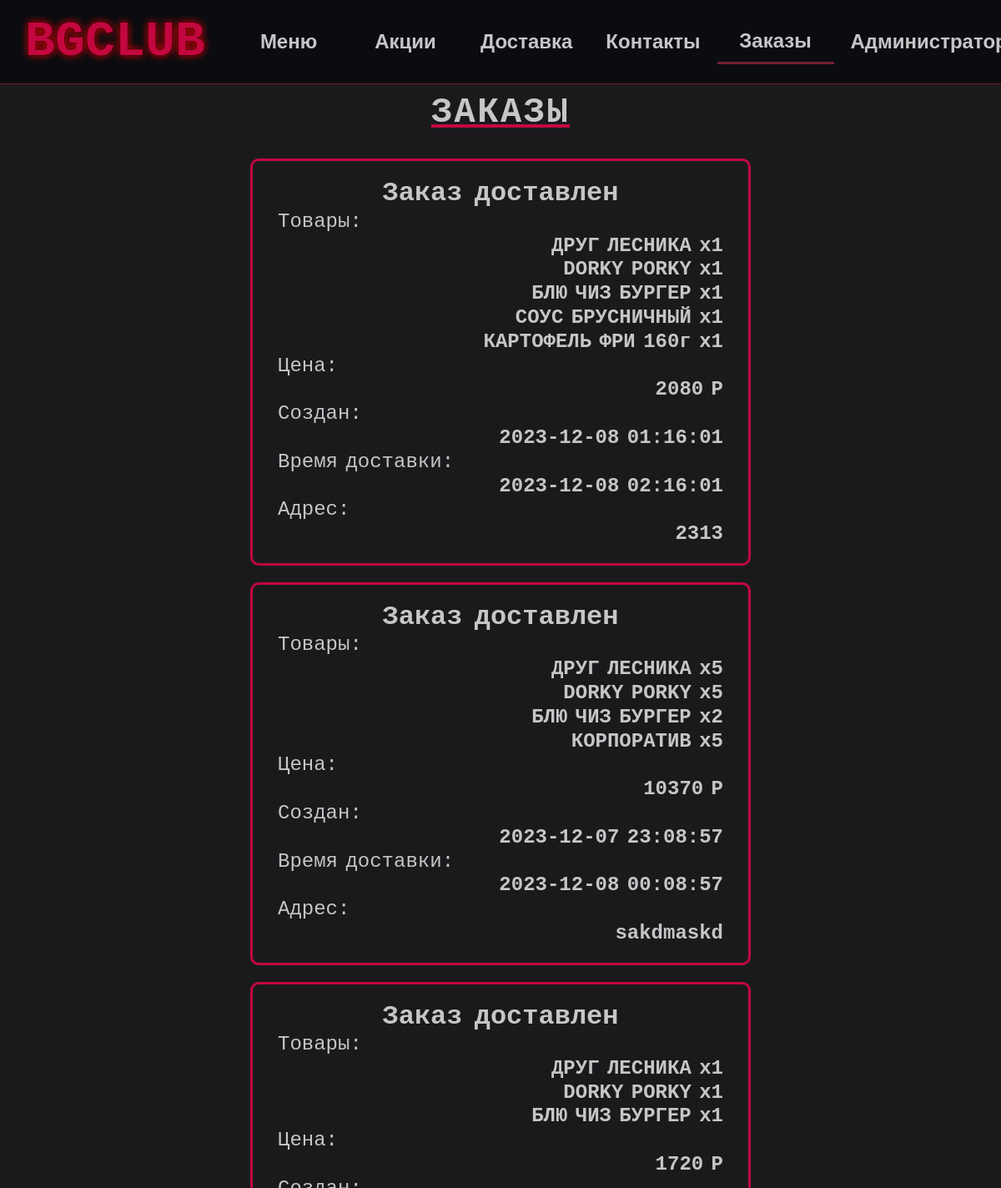
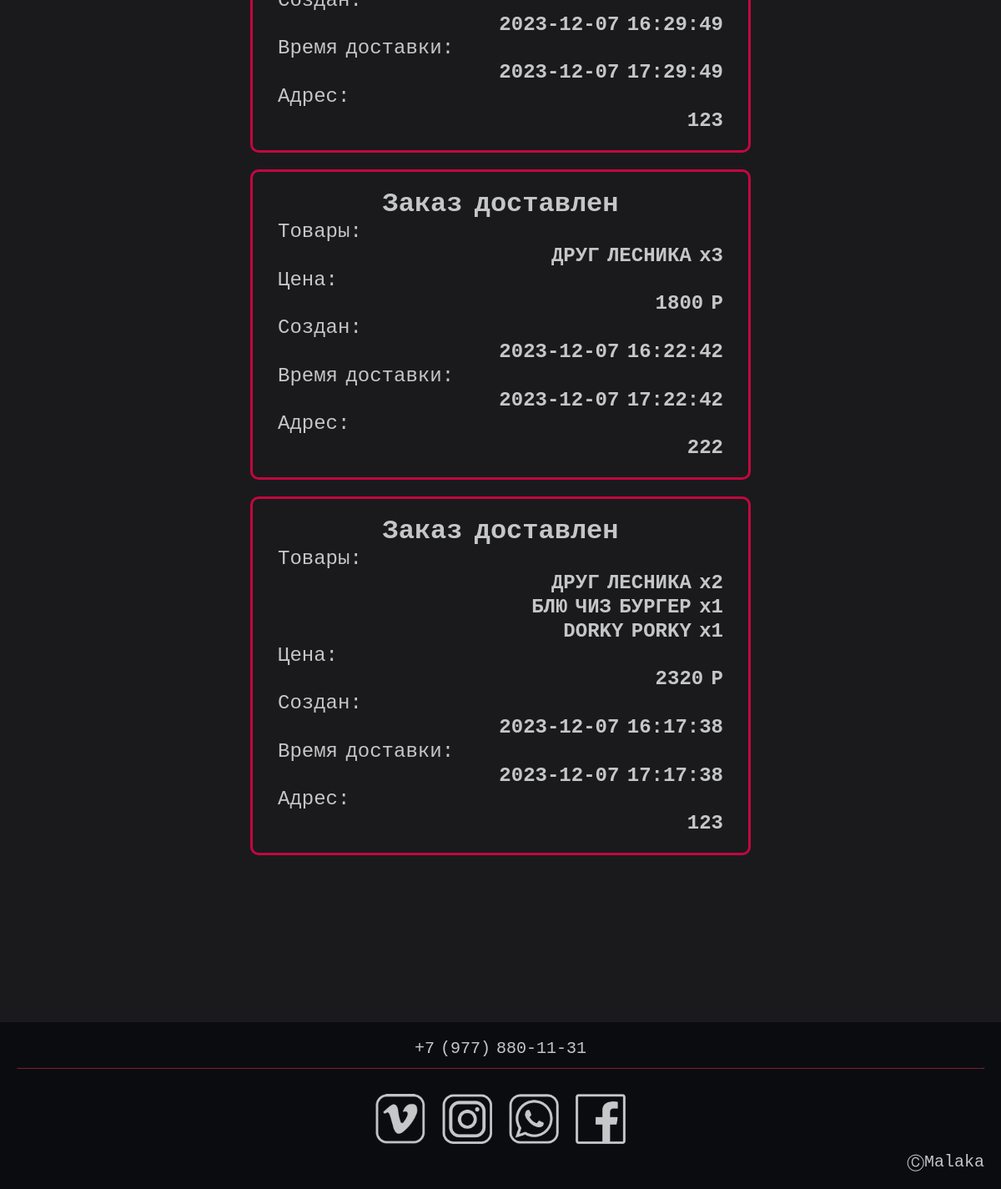
Screenshot of /orders.php (signed in) with the database file from the repository (2 pictures, top to bottom).
### tables this page shows
CREATE TABLE `orders` (
  `order_id` int(11) NOT NULL,
  `user_id` int(11) DEFAULT NULL,
  `order_creation_date` datetime DEFAULT NULL,
  `order_arrival_date` datetime DEFAULT NULL,
  `price` int(11) DEFAULT NULL,
  `addres` text
);

CREATE TABLE `items` (
  `item_id` int(6) NOT NULL,
  `title` text NOT NULL,
  `description` text NOT NULL,
  `price` int(255) NOT NULL,
  `category` int(255) NOT NULL,
  `sale` tinyint(1) NOT NULL,
  `img` text NOT NULL
);

### orders.php (the view, shortened to what this page needs)
<?php
    include("database_conn.php");
    $querry = "SELECT * FROM orders WHERE user_id = {$_SESSION['user']['user_id']} ORDER BY order_creation_date DESC LIMIT 10";
    $orders_query = mysqli_query($link,$querry);
    $output_order = [];
    while ($order = mysqli_fetch_array($orders_query)){
        $output_order[$order['order_id']]['price'] = $order['price'];
        $output_order[$order['order_id']]['addres'] = $order['addres'];
        $output_order[$order['order_id']]['order_creation_date'] = $order['order_creation_date'];
        $output_order[$order['order_id']]['order_arrival_date'] = $order['order_arrival_date'];
        $querry = "SELECT item_id, amount FROM order_items WHERE order_id = {$order['order_id']}";
        $item_ids_query = mysqli_query($link,$querry);
        while ($item_order = mysqli_fetch_array($item_ids_query)){
            $querry = "SELECT item_id,title FROM items WHERE item_id = {$item_order['item_id']}";
            $items_query = mysqli_query($link,$querry);
            $item = mysqli_fetch_array($items_query);
            $output_order[$order['order_id']]['items'][$item['item_id']]['title']= $item['title'];
            $output_order[$order['order_id']]['items'][$item['item_id']]['amount']= $item_order['amount'];
        }
    }
?>
<!DOCTYPE html>
<html>
<head>
    <link rel='stylesheet' type='text/css' media='screen' href='css/reset.css'>
    <link rel='stylesheet' type='text/css' media='screen' href='css/main.css'>
    <link rel='stylesheet' type='text/css' media='screen' href='css/header_footer.css'>
</head>
<body>
    <?php
        include("header.php");
    ?>
    <main id="orders-page">
        <div class='orders-container'>
            <h1>ЗАКАЗЫ</h1>
            <?php
                foreach ($output_order as $order_id => $info) {
                    $date_arrival = strtotime($info["order_arrival_date"]);
                    $now = date_timestamp_get(new DateTime('now'));
                    $interval = $date_arrival - $now;
                    if ($interval >0) {
                        $min = intdiv($interval, 60);
                        $main_text = "Ваш заказ прибудет через {$min} мин.";
                    }
                    else{
                        $main_text = "Заказ доставлен";
                    }
                    echo "<div class='order-container'>
                          <span class='order-main'>{$main_text}</span>
                          Товары:";
                          echo "<div>";
                    foreach ($info['items'] as $item_id => $item_info) {
                        echo "{$item_info['title']} x{$item_info['amount']}<br>";
                    }
                    echo "</div>
                        Цена:
                        <div>
                        {$info['price']} P
                        </div>
                        Создан:
                        <div>
                        {$info['order_creation_date']}
                        </div>
                        Время доставки:
                        <div>
                        {$info['order_arrival_date']}
                        </div>
                        Адрес:
                        <div>
                        {$info['addres']}
                        </div>
                    </div>";
                }
            ?>
        </div>
    </main>
    <?php
        include("footer.php");
    ?>
</body>
</html>

### header.php (shortened to what this page needs)
<?php
    $menu_items = array(
		'Меню' => '/menu.php',
		'Акции' => '/sales.php',
		'Доставка' => '/delivery.php',
		'Контакты' => '/contacts.php',
        'Заказы' => '/orders.php',
	);
    if (isset($_SESSION['user'])) {
        if ($_SESSION['user']['is_admin']==1){
            $menu_items['Администратор'] = '/admin/start_page.php';
        }
    }
?>
<header id="header">
        <div class="container-sizer">
            <div class="container-header">
                <a href="/" class="logo">BGCLUB</a>
                <div class="menu-content">
                    <?php
                        foreach ($menu_items as $title => $url) {
                            if ($_SERVER['REQUEST_URI'] == $url) {
                                echo "<a href='{$url}' class='menu active'>{$title}</a>";
                            }
                            else {
                                echo "<a href='{$url}' class='menu'>{$title}</a>";
                            }
                        }
                    ?>
                </div>
            </div>
        </div>
    </header>

### footer.php
<footer>
        <div id="footer">
            <div class="phone-num">
                <p>+7 (977) 880-11-31</p>
                <hr>
            </div>
            <div class="contacts">
                <a class="mes-cont vk" href="/"></a>
                <a class="mes-cont inst"  href="/"></a>
                <a class="mes-cont whp"  href="/"></a>
                <a class="mes-cont fb"  href="/"></a>
            </div>
            <div class="created-by">
                <p>ⒸMalaka</p>
            </div>
        </div>
    </footer>

### css/main.css (style rules this page uses)
body { margin: 0; min-width: 400px; font-size: 20px; font-family: 'Courier New', Courier, monospace; background-color: #1A1A1D; word-spacing: -5px; }
main { max-width: 1200px; margin: 0 auto; color: #C5C6C7; padding-top: 100px; min-height: 500px; }
#orders-page .orders-container h1 { text-align: center; font-size: 42px; letter-spacing: 2.5px; padding: 10px; text-decoration: underline #C3073F; color: #C5C6C7; }
#orders-page .orders-container { display: flex; flex-direction: column; gap: 20px; width: 50%; min-width: 300px; margin: 0 auto; }
#orders-page .order-container { border: solid 3px #C3073F; border-radius: 10px; display: flex; flex-direction: column; font-size: 24px; box-sizing: border-box; padding: 20px 30px 20px 30px; }
.order-container .order-main { font-size: 32px; text-align: center; font-weight: bold; }
#orders-page .order-container>div { text-align: right; font-weight: bold; }

### css/header_footer.css (style rules this page uses)
#header { position: fixed; width: 100vw; z-index: 10; top: 0; left: 0; display: block; border-bottom: solid 1px #6F2232; }
header .container-sizer { width: 100%; display: block; background-color: #0B0C10; }
header .container-header { position: relative; display: flex; justify-content: space-between; align-items: center; min-height: 100px; }
header .logo { flex:1; display: block; padding: 0px 30px 0px 30px; text-shadow: 0px 0px 2px black, 0 0 10px red; font-size: 60px; text-decoration: none; color: #C3073F; font-weight: 900; }
header .menu-content { flex:1; display: flex; align-items: center; justify-content: center; }
header .menu { display: block; min-width: 100px; font-size: 24px; text-decoration: none; color: #C5C6C7; text-align: center; padding: 0px 20px 0px 20px; font-weight: bold; font-family: 'Montserrat',Arial,sans-serif; line-height: 50px; }
header .menu.active { border-bottom: #6F2232 3px solid; }
#footer { min-height: 200px; width: 100%; padding: 20px; margin-top: 200px; box-sizing: border-box; background-color: #0B0C10; color:#C5C6C7; }
footer .phone-num { width: 100%; text-align: center; }
footer .contacts { margin-top: 20px; width: 100%; display: flex; justify-content: center; }
footer .mes-cont { display: block; width: 60px; height: 60px; padding: 10px; background-repeat: no-repeat; background-position: center; background-size: 60px 60px; }
footer hr { color: #6F2232; border-color: #6F2232; }
footer .mes-cont.vk { background-image: url(../images/vk-logo.png); }
footer .mes-cont.inst { background-image: url(../images/insta-logo.png); }
footer .mes-cont.whp { background-image: url(../images/whatsup-logo.png); }
footer .mes-cont.fb { background-image: url(../images/facebook-logo.png); }
footer .created-by { width: 100%; text-align: right; }

### rows the page displays
orders: order_arrival_date "Заказ доставлен", title "DORKY PORKY", amount "1", title "БЛЮ ЧИЗ БУРГЕР", title "СОУС БРУСНИЧНЫЙ", title "КАРТОФЕЛЬ ФРИ 160г", price "2080", order_creation_date "2023-12-08 01:16:01", order_arrival_date "2023-12-08 02:16:01", addres "2313"
items: title "ДРУГ ЛЕСНИКА", item_id "1"
orders: order_arrival_date "Заказ доставлен", title "ДРУГ ЛЕСНИКА", amount "5", title "DORKY PORKY", title "БЛЮ ЧИЗ БУРГЕР", amount "2", title "КОРПОРАТИВ", price "10370", order_creation_date "2023-12-07 23:08:57", order_arrival_date "2023-12-08 00:08:57", addres "sakdmaskd"
orders: order_arrival_date "Заказ доставлен", title "DORKY PORKY", amount "1", title "БЛЮ ЧИЗ БУРГЕР", price "1720", order_creation_date "2023-12-07 16:29:49", order_arrival_date "2023-12-07 17:29:49", addres "123"
orders: order_arrival_date "Заказ доставлен", title "ДРУГ ЛЕСНИКА", amount "3", price "1800", order_creation_date "2023-12-07 16:22:42", order_arrival_date "2023-12-07 17:22:42", addres "222"
orders: order_arrival_date "Заказ доставлен", title "ДРУГ ЛЕСНИКА", amount "2", title "БЛЮ ЧИЗ БУРГЕР", amount "1", title "DORKY PORKY", price "2320", order_creation_date "2023-12-07 16:17:38", order_arrival_date "2023-12-07 17:17:38", addres "123"

### other values shown
$title "Меню"
$title "Акции"
$title "Доставка"
$title "Контакты"
$title "Заказы"
